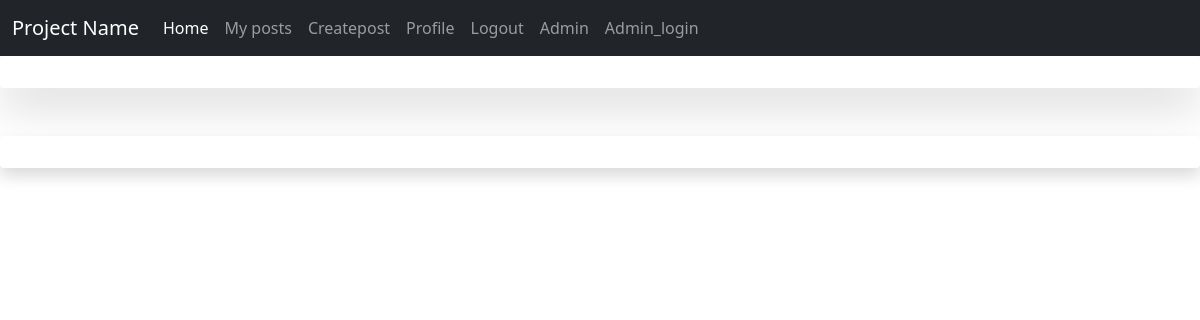
The app's page /my_post (signed in), older data.
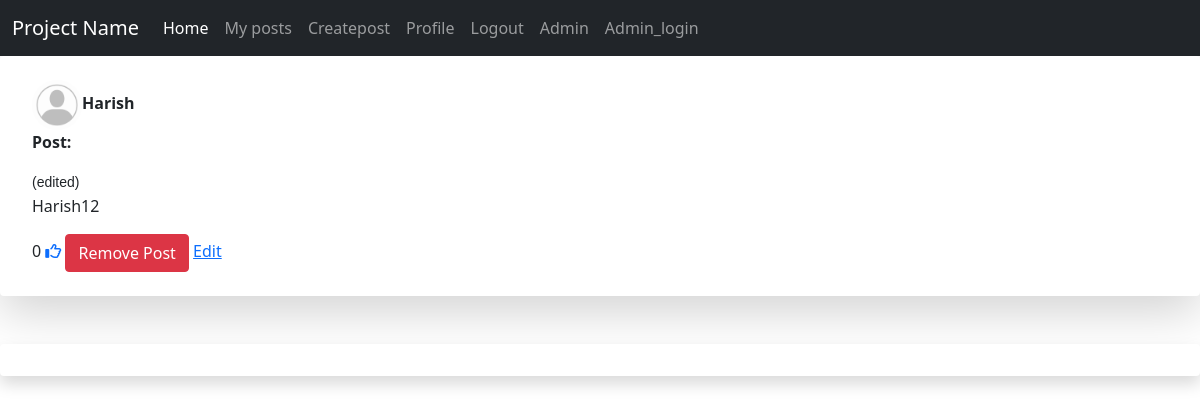
The same page, newer data.
### views/models.py (models this page shows, shortened)
class Note(db.Model):
    id = db.Column(db.Integer, primary_key=True)
    post = db.Column(db.String(10000),nullable=False)
    edited=db.Column(db.Boolean, default=False)
    date = db.Column(db.DateTime(timezone=True), default=func.now())
    user_id = db.Column(db.Integer, db.ForeignKey('user.id'))
    likes= db.relationship('Post_like', backref='like')
    comments = db.relationship('Comment', backref='post')

class User(db.Model, UserMixin):
    id = db.Column(db.Integer, primary_key=True)
    email = db.Column(db.String(150), unique=True)
    password = db.Column(db.String(500))
    user_name = db.Column(db.String(150),nullable=False, unique=True)
    gender = db.Column(db.String(150))
    name = db.Column(db.String(150), nullable=True, default='None')
    bio = db.Column(db.Text(150), nullable=True, default='None')
    profile_pic = db.Column(db.String(100000), default='Default/Default.jpeg')
    date = db.Column(db.DateTime(timezone=True), default=func.now())
    notes = db.relationship('Note', backref='poster')
    images = db.relationship('Image', backref='img_poster')
    admin = db.Column(db.Boolean, default=False)
    comments = db.relationship('Comment', backref='user')
    img_comments = db.relationship('ImageComment', backref='user')

### views/views.py (the view)
@views.route('/my_post', methods=['GET', 'POST'])
@login_required
def my_post():
    image = current_user.images
    print(image)
    note = current_user.notes
    return render_template('my_post.html', notes=note, images=image)

### views/__init__.py (called while the page is built)
def create_app():
    app = Flask(__name__,
                template_folder='../templates',
                static_folder='../static')
    app.config['SECRET_KEY'] = 'hjshjhdjah kjshkjdhjs'
    app.config['SQLALCHEMY_DATABASE_URI'] = f'sqlite:///{DB_NAME}'
    app.config['UPLOAD_FOLDER'] = "static/images/"
    app.config['POST_FOLDER'] = "static/images/post/"
    db.init_app(app)
    from .views import views
    from .auth import auth
    app.register_blueprint(views, url_prefix='/')
    app.register_blueprint(auth, url_prefix='/')
    from .models import User, Note, Image
    create_database(app)
    login_manager = LoginManager()
    login_manager.login_view = 'auth.login'
    login_manager.init_app(app)
    @login_manager.user_loader
    def load_user(id):
        return User.query.get(int(id))
    return app

### templates/my_post.html (shortened to what this page needs)
{% extends "base.html" %} {% block title %}MY POST {% endblock %} {% block content%}
<div class="shadow-lg p-3 mb-5 bg-body rounded">
  <ul class="list-group list-group-flush" id="notes">
    {% for note in notes %}
    <li class="list-group-item">
      <strong> <img src="{{url_for('static', filename='images/'+note.poster.profile_pic)}}"   class="profile_img" alt="img error">{{note.poster.user_name}}</strong>
        <p> <b>Post:</b>
          {%if  note.edited == True %}
          <div class="edited" style="font-family: 'Poppins', sans-serif;"><small>(edited)</small></div>
          {%endif%}
          {{ note.post }}</p>
          {{note.likes |length}}
          {%if current_user.id in note.likes|map(attribute="user_id")|list%}
          <a href="/posts"onClick="like ( {{ note.id }} )"  role="button" data-bs-toggle="button"><i class="fa-solid fa-thumbs-up" ></i></a>
          {%else%}
          <a href="/posts"onClick="like ( {{ note.id }} )"  role="button" data-bs-toggle="button"><i class="fa-regular fa-thumbs-up"></i></a>
          {%endif%}
      {% if note.poster.id == session["user_id"] or  current_user.admin == True%}
      <button type="button" class="btn btn-danger"  onClick="deleteNote ( {{ note.id }} )">Remove Post
      </button>
      <a href = "{{url_for('views.edit_note',id=note.id)}}">Edit</a>
      {% endif %}
    </li>
    {% endfor %}
  </ul>
  </div>
<div class="shadow p-3 mb-5 bg-body rounded">
    </div>
{% endblock %}

Row changes from the older to the newer data that the page shows:
now on this page (row edited): Note: profile_pic (placeholder picture), poster.user_name "Harish", edited "(edited)", post "Harish12", likes|length "0"
